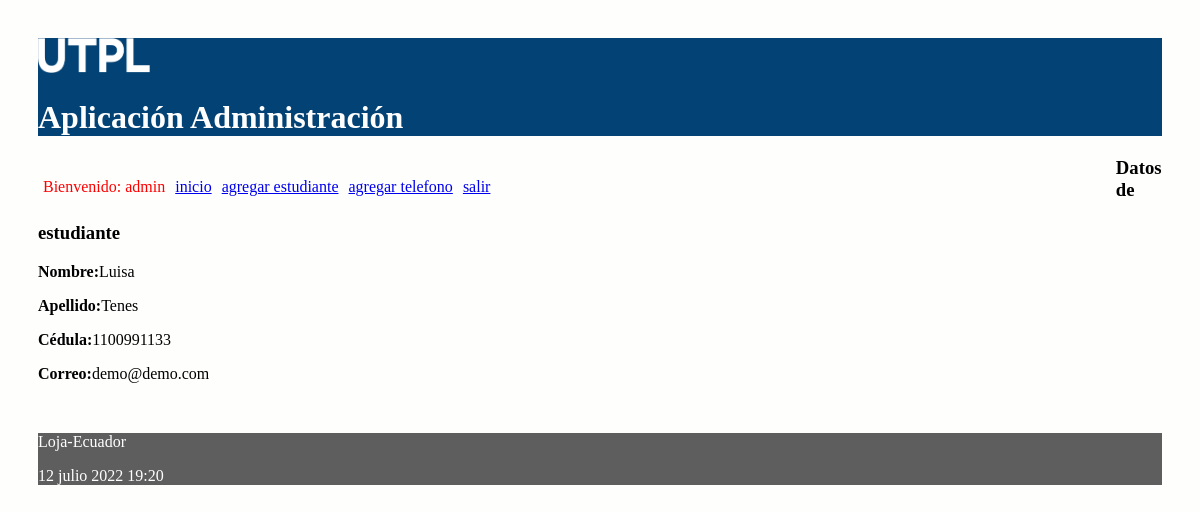
Screenshot of /estudiante/2 (signed in) with the database file from the repository.
### administrativo/models.py (models this page shows, shortened)
class Estudiante(models.Model):
    nombre = models.CharField(max_length=30)
    apellido = models.CharField(max_length=30)
    cedula = models.CharField(max_length=30, unique=True)
    correo = models.EmailField()

### administrativo/views.py (the view)
# urls.py: path('estudiante/<int:id>', views.obtener_estudiante,
def obtener_estudiante(request, id):
    estudiante = Estudiante.objects.get(pk=id)
    informacion_template = {'estudiante': estudiante}
    return render(request, 'obtener_estudiante.html', informacion_template)

### administrativo/templates/obtener_estudiante.html
{% extends "master.html" %}
{% block content %}
<h3>Datos de estudiante</h3>
<p><b>Nombre:</b>{{estudiante.nombre}}</p>
<p><b>Apellido:</b>{{estudiante.apellido}}</p>
<p><b>Cédula:</b>{{estudiante.cedula}}</p>
<p><b>Correo:</b>{{estudiante.correo}}</p>
<br/>
{% endblock %}

### administrativo/templates/master.html (shortened to what this page needs)
<!DOCTYPE html>
<html>
  <head>
    {% load static %}
    <link rel="stylesheet" type="text/css" href="{% static 'css/estilos.css' %}">
    <link rel="stylesheet" type="text/css" href="https://cdn.datatables.net/1.10.25/css/jquery.dataTables.min.css">
  </head>
  <body>
    {% load socialaccount %}
    {% load account %}
  <header>
    <img src="{% static 'images/logo.png' %}" height="10%" width="10%" alt="My image">
    <h1>Aplicación Administración </h1>
    <nav class="top_menu">
      <ul>
        {% if user.is_authenticated %}
          <li> <span class="nombre_usuario"> Bienvenido: {{user.username}} </span></li>
        {% endif %}
        <li><a href="{% url 'index' %}">inicio</a></li>
        <li><a href="{% url 'crear_estudiante' %}">agregar estudiante</a></li>
        <li><a href="{% url 'crear_numero_telefonico' %}">agregar telefono</a></li>
        {% if user.is_authenticated %}
          <li><a href="{% url 'logout_view' %}">salir</a></li>
        {% else %}
          <li>[<a href="{% url 'login' %}">ingresar</a>]</li>
          <li>[<a href="{% provider_login_url 'github' %}">ingresar con GitHub</a>]</li>
        {% endif %}
      </ul>
    </nav>
  </header>
  <section>
      {% block content %}
      {% endblock %}
  </section>
    <footer>
      <p>Loja-Ecuador</p>
      <p>{% now "j F Y H:i" %}</p>
    </footer>
  </body>
</html>

### administrativo/static/css/estilos.css (style rules this page uses)
body { background: #FEFEFD; padding: 30px; }
header { background: #034275; color: #FFF; }
section { width: 100%; }
.nombre_usuario { color: red; }
.top_menu ul { list-style:none; float:left; padding: 5px; width:95%; }
.top_menu ul li { float:left; margin-right:10px; margin-bottom:5px; text: #FFF; }
footer { background: #5E5E5E; color: #FFF; }

### rows the page displays
Estudiante: nombre "Luisa", apellido "Tenes", cedula "1100991133", correo "demo@demo.com"

### other values shown
{{ user.username }} "admin"
